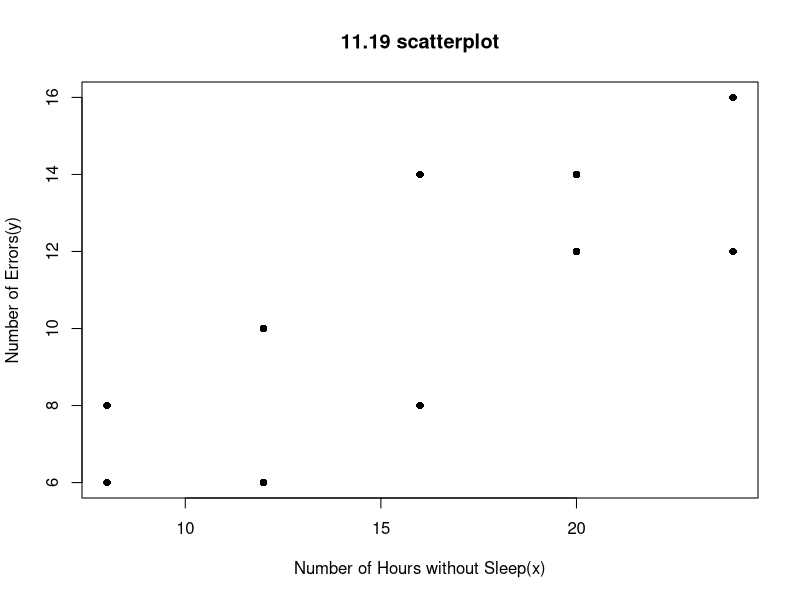

This figure's R source: (Note: this script raises an error after producing the figure.)
x <- c(8,8,12,12,16,16,20,20,24,24)
y <- c(8,6,6,10,8,14,14,12,16,12)

n <- length(x)
plot(x,y,main="11.19 scatterplot"
     ,xlab="Number of Hours without Sleep(x)"
     ,ylab="Number of Errors(y)",pch=16)

xmean <- mean(x)
ymean <- mean(y)
sxx   <- sum((x-xmean)^2)
sxy   <- sum((x-xmean)*(y-ymean))
syy   <- sum((y-ymean)^2)
slope <- sxy/sxx
beta  <- ymean-xmean*slope
sse   <- syy-slope*sxy
f=makeFun(3.00 + 0.475*x~x)#answer(a)
abline(reg=lm(y~x),col="red")#answer(b)
ssquare <- sse/(n-2)
print(ssquare)#answer(c)
